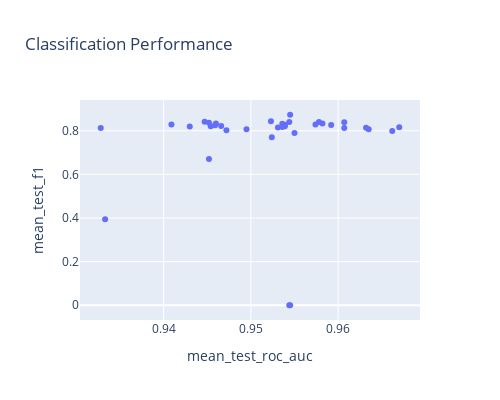

The notebook cell this image was saved under:
### Code cell
p2

### Figure 1 — Plotly figure (JSON) as saved in the notebook; plotly's stock layout.template omitted (floating-point values rounded to 4 significant figures)
{"data": [{"hovertemplate": "<b>%{hovertext}</b><br><br>mean_test_roc_auc=%{x}<br>mean_test_f1=%{y}<extra></extra>", "hovertext": ["CDR_FR_net_logistic_l1", "CDR_pos_logistic_l1", "CDR_net_logistic_l1", "CDR_FR_net_logistic_l2", "CDR_FR_pos_logistic_l1", "FR_net_logistic_l1", "CDR_pos_logistic_l2", "CDR_net_logistic_l2", "CDR_FR_pos_logistic_l2", "FR_pos_rf_classifier", "CDR_neg_rf_classifier", "FR_pos_logistic_l2", "FR_pos_logistic_elasticnet", "FR_net_logistic_l2", "FR_net_logistic_elasticnet", "CDR_pos_rf_classifier", "CDR_FR_neg_rf_classifier", "FR_neg_rf_classifier", "CDR_net_rf_classifier", "CDR_FR_net_rf_classifier", "CDR_FR_pos_rf_classifier", "CDR_FR_neg_logistic_l1", "FR_pos_logistic_l1", "FR_net_rf_classifier", "CDR_FR_neg_logistic_l2", "CDR_FR_net_logistic_elasticnet", "CDR_FR_pos_logistic_elasticnet", "CDR_pos_logistic_elasticnet", "CDR_net_logistic_elasticnet", "CDR_neg_logistic_l1", "CDR_neg_logistic_elasticnet", "CDR_FR_neg_logistic_elasticnet", "CDR_neg_logistic_l2", "FR_neg_logistic_l2", "FR_neg_logistic_elasticnet", "FR_neg_logistic_l1"], "legendgroup": "", "marker": {"color": "#636efa", "symbol": "circle"}, "mode": "markers", "name": "", "orientation": "v", "showlegend": false, "type": "scatter", "x": [0.967, 0.9662, 0.9635, 0.9632, 0.9607, 0.9607, 0.9592, 0.9582, 0.9578, 0.9574, 0.955, 0.9545, 0.9545, 0.9544, 0.9544, 0.9539, 0.9539, 0.9537, 0.9536, 0.9536, 0.9531, 0.9524, 0.9523, 0.9495, 0.9472, 0.9466, 0.946, 0.9459, 0.9454, 0.9452, 0.9452, 0.9447, 0.943, 0.9409, 0.9333, 0.9328], "xaxis": "x", "y": [0.8159, 0.7989, 0.8068, 0.814, 0.8389, 0.813, 0.8262, 0.8328, 0.8395, 0.8289, 0.7901, 0.8733, 0, 0.8404, 0, 0.8271, 0.8209, 0.8201, 0.8317, 0.8168, 0.8153, 0.7698, 0.8431, 0.8065, 0.8025, 0.8219, 0.8332, 0.8249, 0.821, 0.8368, 0.6707, 0.8414, 0.8197, 0.8284, 0.3939, 0.8122], "yaxis": "y"}], "layout": {"height": 400, "legend": {"tracegroupgap": 0}, "title": {"text": "Classification Performance"}, "width": 500, "xaxis": {"anchor": "y", "domain": [0, 1], "title": {"text": "mean_test_roc_auc"}}, "yaxis": {"anchor": "x", "domain": [0, 1], "title": {"text": "mean_test_f1"}}}}
